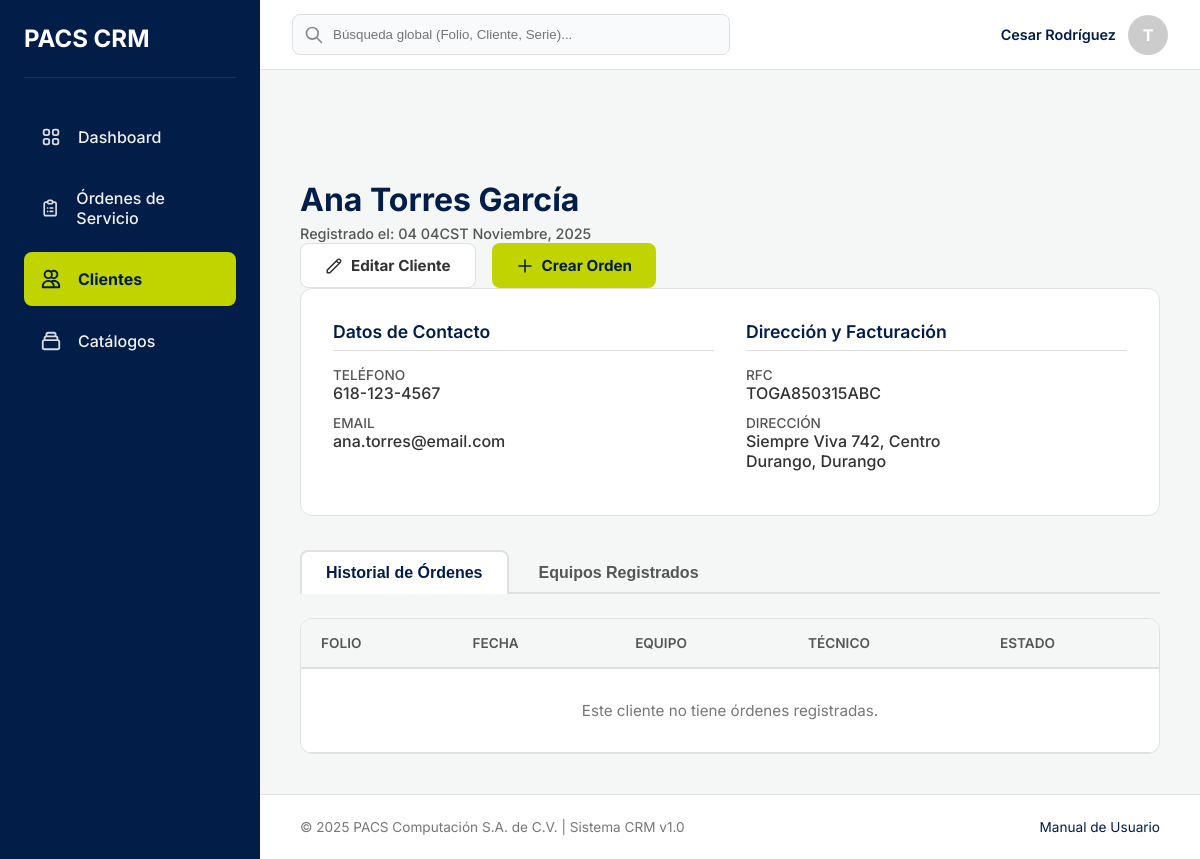
Before: /clientes/1/ (signed in) with the older database file.
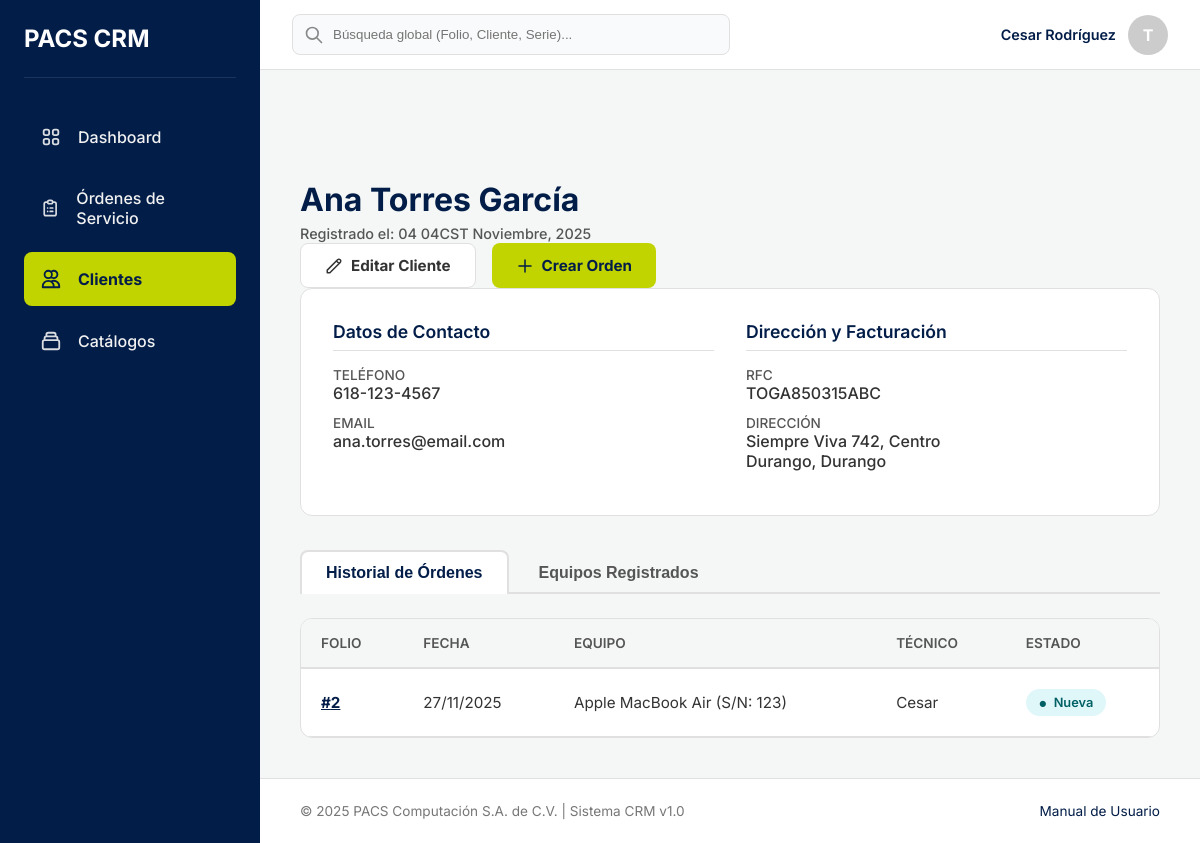
After: the same page with the newer database file.
### gestion_ordenes/models.py (models this page shows, shortened)
class OrdenServicio(models.Model):
    ESTADO_NUEVA = 'Nueva'
    ESTADO_DIAGNOSTICO = 'En diagnóstico'
    ESTADO_ESPERANDO_AUTORIZACION = 'Esperando autorización'
    ESTADO_ESPERANDO_REFACCION = 'Esperando refacción'
    ESTADO_EN_REPARACION = 'En reparación'
    ESTADO_FINALIZADA_TECNICO = 'Finalizada por Técnico'
    ESTADO_ENTREGADA = 'Entregada'
    ESTADO_CANCELADA = 'Cancelada'
    ESTADO_OPCIONES = [
        (ESTADO_NUEVA, 'Nueva'),
        (ESTADO_DIAGNOSTICO, 'En diagnóstico'),
        (ESTADO_ESPERANDO_AUTORIZACION, 'Esperando autorización'),
        (ESTADO_ESPERANDO_REFACCION, 'Esperando refacción'),
        (ESTADO_EN_REPARACION, 'En reparación'),
        (ESTADO_FINALIZADA_TECNICO, 'Finalizada por Técnico'),
        (ESTADO_ENTREGADA, 'Entregada'),
        (ESTADO_CANCELADA, 'Cancelada'),
    ]
    PRIORIDAD_BAJA = 'Baja'
    PRIORIDAD_NORMAL = 'Normal'
    PRIORIDAD_ALTA = 'Alta'
    PRIORIDAD_OPCIONES = [
        (PRIORIDAD_BAJA, 'Baja'),
        (PRIORIDAD_NORMAL, 'Normal'),
        (PRIORIDAD_ALTA, 'Alta'),
    ]
    cliente = models.ForeignKey(Cliente, on_delete=models.PROTECT, related_name="ordenes")
    equipo = models.ForeignKey(Equipo, on_delete=models.PROTECT, related_name="ordenes")
    asistente_receptor = models.ForeignKey(
        settings.AUTH_USER_MODEL,
        on_delete=models.SET_NULL,
        null=True,
        related_name="ordenes_recibidas",
        verbose_name="Asistente que recibió"
    )
    tecnico_asignado = models.ForeignKey(
        settings.AUTH_USER_MODEL,
        on_delete=models.SET_NULL,
        null=True,
        blank=True, # Puede no asignarse de inmediato
        related_name="ordenes_asignadas",
        verbose_name="Técnico asignado"
    )
    servicios = models.ManyToManyField(
        TipoServicio,
        blank=True, # Puede que no se aplique un servicio del catálogo
        related_name="ordenes",
        verbose_name="Servicios aplicados"
    )
    descripcion_falla = models.TextField(verbose_name="Descripción de la falla")
    contrasena_equipo = models.CharField(max_length=255, blank=True, null=True, verbose_name="Contraseña del equipo (Encriptada)") # Recordar encriptar/desencriptar en las vistas <-------------------
    estado = models.CharField(max_length=50, choices=ESTADO_OPCIONES, default=ESTADO_NUEVA)
    prioridad = models.CharField(max_length=20, choices=PRIORIDAD_OPCIONES, default=PRIORIDAD_NORMAL)
    fecha_creacion = models.DateTimeField(auto_now_add=True, verbose_name="Fecha de creación")
    fecha_cierre = models.DateTimeField(blank=True, null=True, verbose_name="Fecha de cierre")
    class Meta:
        verbose_name = "Orden de Servicio"
        verbose_name_plural = "Órdenes de Servicio"
        ordering = ['-fecha_creacion'] # Mostrar las más recientes primero por defecto

### gestion_clientes/models.py (models this page shows)
class Equipo(models.Model):
    TIPO_EQUIPO_LAPTOP = 'Laptop'
    TIPO_EQUIPO_ESCRITORIO = 'Computadora de escritorio'
    TIPO_EQUIPO_IMPRESORA = 'Impresora'
    TIPO_EQUIPO_PROYECTOR = 'Proyector'
    TIPO_EQUIPO_COMPONENTE = 'Componente de computadora'
    TIPO_EQUIPO_OPCIONES = [
        (TIPO_EQUIPO_LAPTOP, 'Laptop'),
        (TIPO_EQUIPO_ESCRITORIO, 'Computadora de escritorio'),
        (TIPO_EQUIPO_IMPRESORA, 'Impresora'),
        (TIPO_EQUIPO_PROYECTOR, 'Proyector'),
        (TIPO_EQUIPO_COMPONENTE, 'Componente de computadora'),
    ]
    cliente = models.ForeignKey(Cliente, on_delete=models.CASCADE, related_name="equipos")
    tipo_equipo = models.CharField(max_length=100, verbose_name="Tipo de equipo", choices=TIPO_EQUIPO_OPCIONES, help_text="Ej. Laptop, Impresora, Proyector")
    marca = models.CharField(max_length=100)
    modelo = models.CharField(max_length=100)
    numero_serie = models.CharField(max_length=100, blank=True, null=True, verbose_name="Número de serie")
    class Meta:
        verbose_name = "Equipo"
        verbose_name_plural = "Equipos"
        unique_together = [['cliente', 'numero_serie']]
    def __str__(self):
        display = f"{self.marca} {self.modelo}"
        if self.numero_serie:
            display += f" (S/N: {self.numero_serie})"
        return display

### gestion_clientes/views.py (the view)
# urls.py: path('<int:id>/', views.detalle_cliente, name='detalle_cliente'),
@login_required
def detalle_cliente(request, id):
    cliente = get_object_or_404(Cliente, pk=id)
    historial_ordenes = cliente.ordenes.all().order_by('-fecha_creacion')
    equipos = cliente.equipos.all()
    context = {
        'cliente': cliente,
        'historial_ordenes': historial_ordenes,
        'equipos': equipos,
    }
    return render(request, 'gestion_clientes/detalle_cliente.html', context)

### gestion_clientes/templates/gestion_clientes/detalle_cliente.html (shortened to what the changed rows need)
{% extends 'base.html' %}
{% block content %}
    <div class="main-content-header">
        <div class="header-title-group">
            <h1>{{ cliente.nombre_completo }}</h1>
        </div>
    </div>
    <div class="tabs-content">
        <div id="historial" class="tab-pane active">
            <div class="table-card">
                <div style="overflow-x:auto;">
                    <table class="data-table">
                        <thead>
                            <tr>
                                <th>Folio</th>
                                <th>Fecha</th>
                                <th>Equipo</th>
                                <th>Técnico</th>
                                <th>Estado</th>
                            </tr>
                        </thead>
                        <tbody>
                            {% for orden in historial_ordenes %}
                            <tr>
                                <td><a href="#" style="color:var(--color-enlace);font-weight:bold;">#{{ orden.id }}</a></td>
                                <td>{{ orden.fecha_creacion|date:"d/m/Y" }}</td>
                                <td>{{ orden.equipo }}</td>
                                <td>{{ orden.tecnico_asignado.first_name|default:"--" }}</td>
                                <td>
                                    {% if orden.estado == 'Nueva' %}
                                        <span class="tag estado-nueva">{{ orden.estado }}</span>
                                    {% elif orden.estado == 'En Diagnóstico' %}
                                        <span class="tag estado-diagnostico">{{ orden.estado }}</span>
                                    {% elif 'Esperando' in orden.estado %}
                                        <span class="tag estado-esperando">{{ orden.estado }}</span>
                                    {% elif orden.estado == 'En Reparación' %}
                                        <span class="tag estado-reparacion">{{ orden.estado }}</span>
                                    {% elif 'Finalizada' in orden.estado %}
                                        <span class="tag estado-finalizada">{{ orden.estado }}</span>
                                    {% elif orden.estado == 'Entregada' %}
                                        <span class="tag estado-entregada">{{ orden.estado }}</span>
                                    {% else %}
                                        <span class="tag estado-cancelada">{{ orden.estado }}</span>
                                    {% endif %}
                                </td>
                            </tr>
                            {% empty %}
                            <tr>
                                <td colspan="5" style="text-align:center; padding:2rem; color:#777;">Este cliente no tiene órdenes registradas.</td>
                            </tr>
                            {% endfor %}
                        </tbody>
                    </table>
                </div>
            </div>
        </div>
    </div>
{% endblock %}

Changed rows visible on the page:
added OrdenServicio: id "2", fecha_creacion "27/11/2025", equipo "Apple MacBook Air (S/N: 123)", tecnico_asignado.first_name "Cesar", estado "Nueva"
Other visible differences:
text no longer shown: "Este cliente no tiene órdenes registradas."
